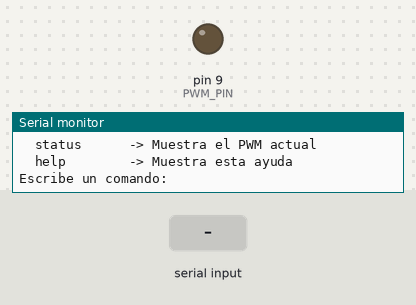
Bench run of a sketch on a simulated Arduino Uno, built with avr-gcc and run on an emulated ATmega328P. Shown: output pins drawn as LEDs (lit = HIGH), the last lines printed to the serial monitor. Inputs (shaded band) come from the test bench.

Above: at 1.7 s.
1.8 s: "on\n" received over Serial
At 2.8 s:
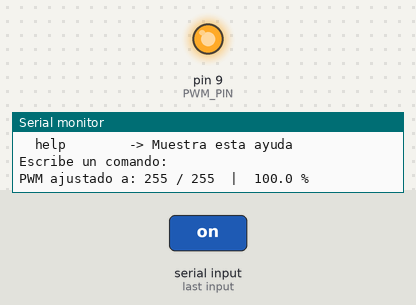
3.3 s: "pwm90\n" received over Serial
At 4.0 s:
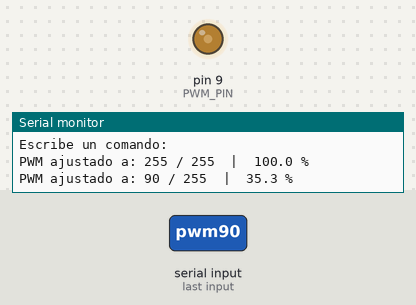
4.8 s: "on\n" received over Serial
At 5.1 s:
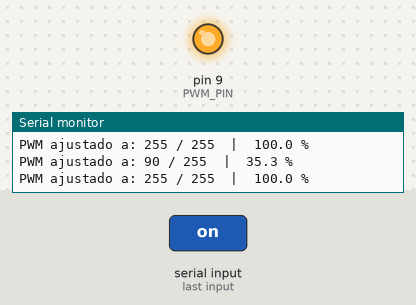
Timing chart, 0 to 7.8 s (numbered marks = the images above; inputs shaded):
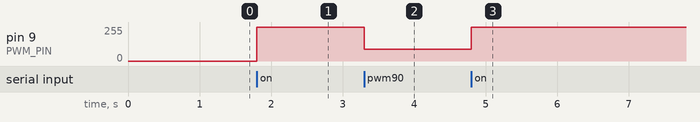

Measured:
- after the input at 1.8 s, pin 9 (PWM_PIN): 0/255 → 255/255 at once
- after the input at 3.3 s, pin 9 (PWM_PIN): 255/255 → 90/255 at once
- after the input at 4.8 s, pin 9 (PWM_PIN): 90/255 → 255/255 at once

The sketch:

Levitacion.ino
```cpp
// Control PWM de una bobina con MOSFET IRLZ44N
// Arduino Uno - Un solo canal PWM
// Pin recomendado: D9

const int PWM_PIN = 9;   // Pin PWM conectado al Gate del MOSFET mediante resistencia de 220 ohm

int pwmValue = 0;        // Valor PWM actual: 0 a 255

void setup() {
  pinMode(PWM_PIN, OUTPUT);

  // Por seguridad, arrancamos con la bobina apagada
  analogWrite(PWM_PIN, 0);

  Serial.begin(115200);

  delay(500);

  Serial.println("=== Control PWM de bobina ===");
  Serial.println("Comandos disponibles:");
  Serial.println("  pwm 0       -> Apaga la bobina");
  Serial.println("  pwm 120     -> PWM con valor de 0 a 255");
  Serial.println("  pwm 50%     -> PWM como porcentaje");
  Serial.println("  on          -> PWM al maximo");
  Serial.println("  off         -> Apaga la bobina");
  Serial.println("  status      -> Muestra el PWM actual");
  Serial.println("  help        -> Muestra esta ayuda");
  Serial.println();
  Serial.println("Escribe un comando:");
}

void loop() {
  if (Serial.available() > 0) {
    String command = Serial.readStringUntil('\n');
    command.trim();
    command.toLowerCase();

    processCommand(command);
  }
}

void processCommand(String command) {
  if (command.length() == 0) {
    return;
  }

  if (command == "help") {
    printHelp();
  }

  else if (command == "status") {
    printStatus();
  }

  else if (command == "off") {
    setPWM(0);
  }

  else if (command == "on") {
    setPWM(255);
  }

  else if (command.startsWith("pwm")) {
    command.replace("pwm", "");
    command.trim();

    if (command.endsWith("%")) {
      command.replace("%", "");
      command.trim();

      int percent = command.toInt();
      percent = constrain(percent, 0, 100);

      int value = map(percent, 0, 100, 0, 255);
      setPWM(value);
    }

    else {
      int value = command.toInt();
      value = constrain(value, 0, 255);

      setPWM(value);
    }
  }

  else {
    Serial.println("Comando no reconocido.");
    Serial.println("Escribe 'help' para ver los comandos disponibles.");
  }
}

void setPWM(int value) {
  pwmValue = constrain(value, 0, 255);
  analogWrite(PWM_PIN, pwmValue);

  Serial.print("PWM ajustado a: ");
  Serial.print(pwmValue);
  Serial.print(" / 255  |  ");

  float percent = (pwmValue / 255.0) * 100.0;
  Serial.print(percent, 1);
  Serial.println(" %");
}

void printStatus() {
  Serial.print("PWM actual: ");
  Serial.print(pwmValue);
  Serial.print(" / 255  |  ");

  float percent = (pwmValue / 255.0) * 100.0;
  Serial.print(percent, 1);
  Serial.println(" %");
}

void printHelp() {
  Serial.println();
  Serial.println("=== Comandos disponibles ===");
  Serial.println("pwm 0       -> Apaga la bobina");
  Serial.println("pwm 120     -> PWM con valor entre 0 y 255");
  Serial.println("pwm 50%     -> PWM como porcentaje");
  Serial.println("on          -> PWM al maximo");
  Serial.println("off         -> Apaga la bobina");
  Serial.println("status      -> Muestra el PWM actual");
  Serial.println("help        -> Muestra esta ayuda");
  Serial.println();
}
```
